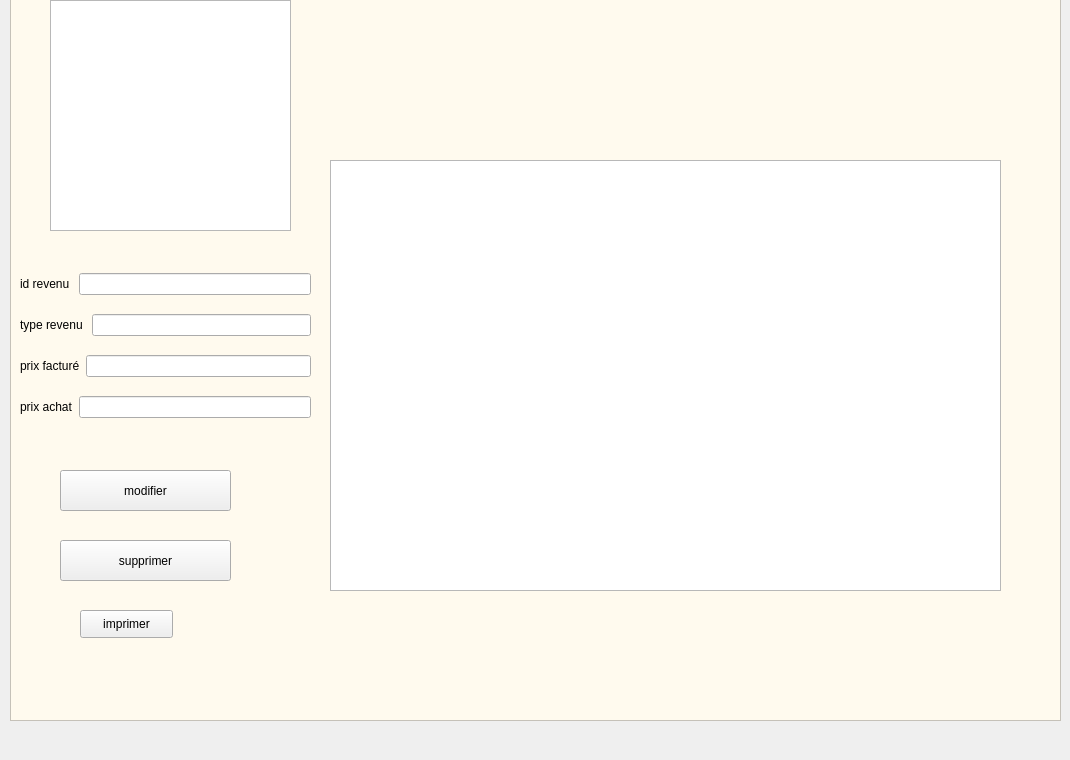
     <widget class="QWidget" name="tab_10">
      <attribute name="title">
       <string>modifier revenu</string>
      </attribute>
      <widget class="QTableView" name="tableView_modif_rev">
       <property name="geometry">
        <rect>
         <x>330</x>
         <y>160</y>
         <width>671</width>
         <height>431</height>
        </rect>
       </property>
      </widget>
      <widget class="QWidget" name="layoutWidget_3">
       <property name="geometry">
        <rect>
         <x>20</x>
         <y>260</y>
         <width>291</width>
         <height>171</height>
        </rect>
       </property>
       <layout class="QVBoxLayout" name="verticalLayout_4">
        <item>
         <layout class="QHBoxLayout" name="horizontalLayout_13">
          <item>
           <widget class="QLabel" name="label_13">
            <property name="text">
             <string>id revenu </string>
            </property>
           </widget>
          </item>
          <item>
           <widget class="QLineEdit" name="lineEdit_supp_rev"/>
          </item>
         </layout>
        </item>
        <item>
         <layout class="QHBoxLayout" name="horizontalLayout_14">
          <item>
           <widget class="QLabel" name="label_14">
            <property name="text">
             <string>type revenu </string>
            </property>
           </widget>
          </item>
          <item>
           <widget class="QLineEdit" name="lineEdit_modif_type_rev"/>
          </item>
         </layout>
        </item>
        <item>
         <layout class="QHBoxLayout" name="horizontalLayout_15">
          <item>
           <widget class="QLabel" name="label_15">
            <property name="text">
             <string>prix facturé</string>
            </property>
           </widget>
          </item>
          <item>
           <widget class="QLineEdit" name="lineEdit_modif_facture"/>
          </item>
         </layout>
        </item>
        <item>
         <layout class="QHBoxLayout" name="horizontalLayout_16">
          <item>
           <widget class="QLabel" name="label_16">
            <property name="text">
             <string>prix achat</string>
            </property>
           </widget>
          </item>
          <item>
           <widget class="QLineEdit" name="lineEdit_modif_achat"/>
          </item>
         </layout>
        </item>
       </layout>
      </widget>
      <widget class="QPushButton" name="pushButton_supp_rev">
       <property name="geometry">
        <rect>
         <x>60</x>
         <y>540</y>
         <width>171</width>
         <height>41</height>
        </rect>
       </property>
       <property name="styleSheet">
        <string notr="true">font: 75 11pt &quot;MS Shell Dlg 2&quot;;

border-image: url(:/new/supp2.png);</string>
       </property>
       <property name="text">
        <string>supprimer</string>
       </property>
      </widget>
      <widget class="QPushButton" name="pushButton_modif_rev">
       <property name="geometry">
        <rect>
         <x>60</x>
         <y>470</y>
         <width>171</width>
         <height>41</height>
        </rect>
       </property>
       <property name="styleSheet">
        <string notr="true">font: 75 11pt &quot;MS Shell Dlg 2&quot;;
border-image: url(:/new/MODIF2.png);</string>
       </property>
       <property name="text">
        <string>modifier</string>
       </property>
      </widget>
      <widget class="QGraphicsView" name="graphicsView_10">
       <property name="geometry">
        <rect>
         <x>10</x>
         <y>-30</y>
         <width>1051</width>
         <height>751</height>
        </rect>
       </property>
       <property name="styleSheet">
        <string notr="true">
background-color: rgb(255, 250, 238);</string>
       </property>
      </widget>
      <widget class="QGraphicsView" name="graphicsView_11">
       <property name="geometry">
        <rect>
         <x>50</x>
         <y>0</y>
         <width>241</width>
         <height>231</height>
        </rect>
       </property>
       <property name="styleSheet">
        <string notr="true">border-image: url(:/new/logo.png);</string>
       </property>
      </widget>
      <widget class="QPushButton" name="pushButton_imprimer">
       <property name="geometry">
        <rect>
         <x>80</x>
         <y>610</y>
         <width>93</width>
         <height>28</height>
        </rect>
       </property>
       <property name="text">
        <string>imprimer</string>
       </property>
      </widget>
      <zorder>graphicsView_10</zorder>
      <zorder>tableView_modif_rev</zorder>
      <zorder>layoutWidget_3</zorder>
      <zorder>pushButton_supp_rev</zorder>
      <zorder>pushButton_modif_rev</zorder>
      <zorder>graphicsView_11</zorder>
      <zorder>pushButton_imprimer</zorder>
     </widget>
